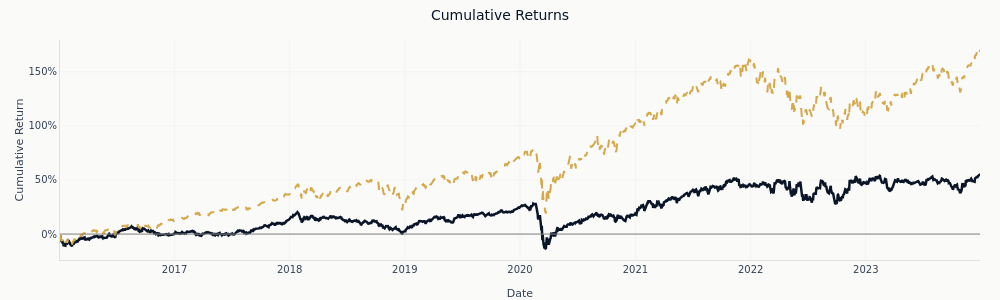
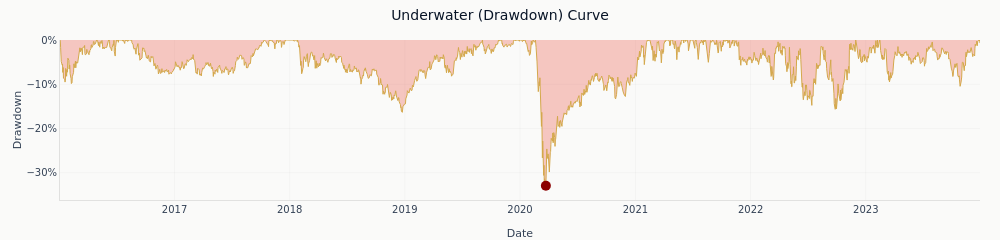
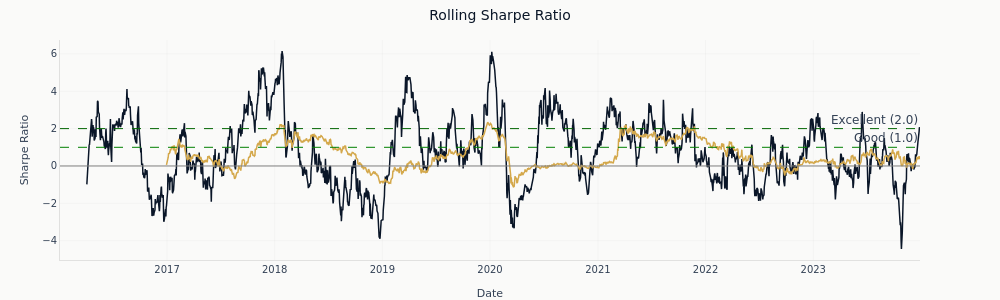
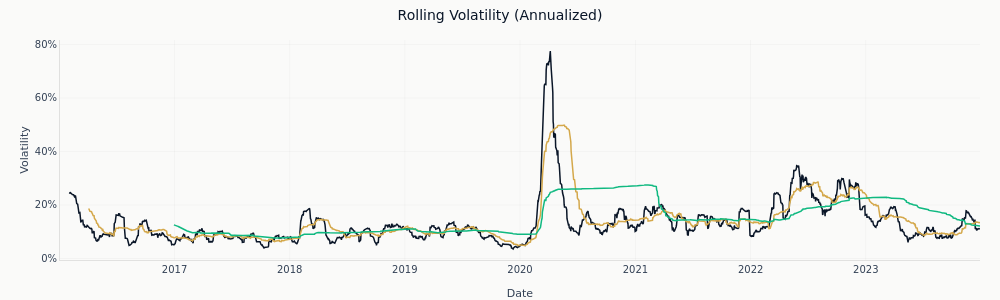

Notebook code for these charts, in order:
### Markdown cell above
## 10. The HRP series on its own terms

The table above compares allocators to each other. The dashboard below looks at one of them -
HRP - the way an investor would: cumulative growth against SPY, the underwater curve, rolling
Sharpe, and the monthly return grid. Its metrics come from the same return series as the table,
so the two agree to rounding; what it adds is the path behind the summary statistics.

### Code cell
hrp_returns_series = portfolio_returns["HRP"].dropna()
spy_returns_series = returns["SPY"].reindex(hrp_returns_series.index).dropna()
common_idx = hrp_returns_series.index.intersection(spy_returns_series.index)

hrp_analysis = PortfolioAnalysis(
    returns=hrp_returns_series.loc[common_idx].to_numpy(),
    benchmark=spy_returns_series.loc[common_idx].to_numpy(),
    dates=common_idx,
    risk_free=0.0,
    periods_per_year=252,
)

hrp_tear_sheet = create_portfolio_dashboard(hrp_analysis)

for dashboard_figure in hrp_tear_sheet.figures.values():
    dashboard_figure.update_layout(
        paper_bgcolor=COLORS["bg_light"],
        plot_bgcolor=COLORS["bg_light"],
        font_color=COLORS["neutral"],
    )

rolling_beta_figure = hrp_tear_sheet.figures["Rolling Beta"]
rolling_beta_figure.update_layout(margin=dict(l=60, r=90, t=40, b=40))
rolling_beta_figure.update_annotations(x=0.995, xanchor="right")

# Inline display: metrics summary + each constituent figure as a separate cell.
hrp_tear_sheet.show()

### Figure 1 — Plotly figure (JSON) as saved in the notebook; plotly's stock layout.template omitted (floating-point values rounded to 4 significant figures; data arrays with more than 128 entries replaced by an {"elided": "..."} marker saying what was removed)
{"data": [{"hovertemplate": "Date: %{x}<br>Return: %{y:.2%}<extra></extra>", "line": {"color": "#0a1628", "width": 2.5}, "mode": "lines", "name": "Strategy", "type": "scatter", "x": {"elided": "2012 str values"}, "y": {"elided": "2012 float values"}}, {"hovertemplate": "Date: %{x}<br>Return: %{y:.2%}<extra></extra>", "line": {"color": "#D4A84B", "dash": "dash", "width": 2.0}, "mode": "lines", "name": "Benchmark", "type": "scatter", "x": {"elided": "2012 str values"}, "y": {"elided": "2012 float values"}}], "layout": {"font": {"color": "#334155", "family": "DM Sans, DejaVu Sans, sans-serif", "size": 12}, "height": 300, "hoverlabel": {"bgcolor": "white", "font": {"family": "DM Sans, DejaVu Sans, sans-serif", "size": 13}}, "hovermode": "x unified", "legend": {"x": 0.01, "xanchor": "left", "y": 0.99, "yanchor": "top"}, "margin": {"b": 40, "l": 60, "r": 20, "t": 40}, "paper_bgcolor": "#FAFAF9", "plot_bgcolor": "#FAFAF9", "shapes": [{"line": {"color": "gray", "dash": "solid", "width": 1}, "type": "line", "x0": 0, "x1": 1, "xref": "x domain", "y0": 0, "y1": 0, "yref": "y"}], "showlegend": false, "title": {"text": "Cumulative Returns"}, "width": 1000, "xaxis": {"gridcolor": "rgba(0,0,0,0.06)", "linecolor": "rgba(0,0,0,0.1)", "title": {"text": "Date"}, "zeroline": false}, "yaxis": {"gridcolor": "rgba(0,0,0,0.06)", "linecolor": "rgba(0,0,0,0.1)", "tickformat": ".0%", "title": {"text": "Cumulative Return"}, "zeroline": false}}}

### Figure 2 — Plotly figure (JSON) as saved in the notebook; plotly's stock layout.template omitted (floating-point values rounded to 4 significant figures; data arrays with more than 128 entries replaced by an {"elided": "..."} marker saying what was removed)
{"data": [{"fill": "tozeroy", "fillcolor": "rgba(231, 76, 60, 0.3)", "hovertemplate": "Date: %{x}<br>Drawdown: %{y:.2%}<extra></extra>", "line": {"color": "#D4A84B", "width": 1}, "mode": "lines", "name": "Drawdown", "type": "scatter", "x": {"elided": "2012 str values"}, "y": {"elided": "2012 float values"}}, {"hovertemplate": "Max Drawdown<br>Date: %{x}<br>DD: %{y:.2%}<extra></extra>", "marker": {"color": "darkred", "size": 10, "symbol": "circle"}, "mode": "markers", "name": "Max DD: -32.9%", "type": "scatter", "x": ["2020-03-23T00:00:00"], "y": [-0.3295]}], "layout": {"font": {"color": "#334155", "family": "DM Sans, DejaVu Sans, sans-serif", "size": 12}, "height": 240, "hoverlabel": {"bgcolor": "white", "font": {"family": "DM Sans, DejaVu Sans, sans-serif", "size": 13}}, "hovermode": "x unified", "legend": {"x": 0.99, "xanchor": "right", "y": 0.01, "yanchor": "bottom"}, "margin": {"b": 40, "l": 60, "r": 20, "t": 40}, "paper_bgcolor": "#FAFAF9", "plot_bgcolor": "#FAFAF9", "showlegend": false, "title": {"text": "Underwater (Drawdown) Curve"}, "width": 1000, "xaxis": {"gridcolor": "rgba(0,0,0,0.06)", "linecolor": "rgba(0,0,0,0.1)", "title": {"text": "Date"}, "zeroline": false}, "yaxis": {"gridcolor": "rgba(0,0,0,0.06)", "linecolor": "rgba(0,0,0,0.1)", "tickformat": ".0%", "title": {"text": "Drawdown"}, "zeroline": false}}}

### Figure 3 — Plotly figure (JSON) as saved in the notebook; plotly's stock layout.template omitted (floating-point values rounded to 4 significant figures; data arrays with more than 128 entries replaced by an {"elided": "..."} marker saying what was removed)
{"data": [{"hovertemplate": "63d Sharpe: %{y:.2f}<extra></extra>", "line": {"color": "#0a1628", "width": 1.5}, "mode": "lines", "name": "63d", "type": "scatter", "x": {"elided": "2012 str values"}, "y": {"elided": "2012 float values"}}, {"hovertemplate": "252d Sharpe: %{y:.2f}<extra></extra>", "line": {"color": "#D4A84B", "width": 1.5}, "mode": "lines", "name": "252d", "type": "scatter", "x": {"elided": "2012 str values"}, "y": {"elided": "2012 float values"}}], "layout": {"annotations": [{"showarrow": false, "text": "Good (1.0)", "x": 1, "xanchor": "right", "xref": "x domain", "y": 1, "yanchor": "bottom", "yref": "y"}, {"showarrow": false, "text": "Excellent (2.0)", "x": 1, "xanchor": "right", "xref": "x domain", "y": 2, "yanchor": "bottom", "yref": "y"}], "font": {"color": "#334155", "family": "DM Sans, DejaVu Sans, sans-serif", "size": 12}, "height": 300, "hoverlabel": {"bgcolor": "white", "font": {"family": "DM Sans, DejaVu Sans, sans-serif", "size": 13}}, "hovermode": "x unified", "legend": {"x": 0.01, "xanchor": "left", "y": 0.99, "yanchor": "top"}, "margin": {"b": 40, "l": 60, "r": 80, "t": 40}, "paper_bgcolor": "#FAFAF9", "plot_bgcolor": "#FAFAF9", "shapes": [{"line": {"color": "gray", "dash": "solid", "width": 1}, "type": "line", "x0": 0, "x1": 1, "xref": "x domain", "y0": 0, "y1": 0, "yref": "y"}, {"line": {"color": "green", "dash": "dash", "width": 1}, "type": "line", "x0": 0, "x1": 1, "xref": "x domain", "y0": 1, "y1": 1, "yref": "y"}, {"line": {"color": "darkgreen", "dash": "dash", "width": 1}, "type": "line", "x0": 0, "x1": 1, "xref": "x domain", "y0": 2, "y1": 2, "yref": "y"}], "showlegend": false, "title": {"text": "Rolling Sharpe Ratio"}, "width": 1000, "xaxis": {"gridcolor": "rgba(0,0,0,0.06)", "linecolor": "rgba(0,0,0,0.1)", "title": {"text": "Date"}, "zeroline": false}, "yaxis": {"gridcolor": "rgba(0,0,0,0.06)", "linecolor": "rgba(0,0,0,0.1)", "title": {"text": "Sharpe Ratio"}, "zeroline": false}}}

### Figure 4 — Plotly figure (JSON) as saved in the notebook; plotly's stock layout.template omitted (floating-point values rounded to 4 significant figures; data arrays with more than 128 entries replaced by an {"elided": "..."} marker saying what was removed)
{"data": [{"hovertemplate": "21d Vol: %{y:.2%}<extra></extra>", "line": {"color": "#0a1628", "width": 1.5}, "mode": "lines", "name": "21d", "type": "scatter", "x": {"elided": "2012 str values"}, "y": {"elided": "2012 float values"}}, {"hovertemplate": "63d Vol: %{y:.2%}<extra></extra>", "line": {"color": "#D4A84B", "width": 1.5}, "mode": "lines", "name": "63d", "type": "scatter", "x": {"elided": "2012 str values"}, "y": {"elided": "2012 float values"}}, {"hovertemplate": "252d Vol: %{y:.2%}<extra></extra>", "line": {"color": "#10b981", "width": 1.5}, "mode": "lines", "name": "252d", "type": "scatter", "x": {"elided": "2012 str values"}, "y": {"elided": "2012 float values"}}], "layout": {"font": {"color": "#334155", "family": "DM Sans, DejaVu Sans, sans-serif", "size": 12}, "height": 300, "hoverlabel": {"bgcolor": "white", "font": {"family": "DM Sans, DejaVu Sans, sans-serif", "size": 13}}, "hovermode": "x unified", "legend": {"x": 0.99, "xanchor": "right", "y": 0.99, "yanchor": "top"}, "margin": {"b": 40, "l": 60, "r": 20, "t": 40}, "paper_bgcolor": "#FAFAF9", "plot_bgcolor": "#FAFAF9", "showlegend": false, "title": {"text": "Rolling Volatility (Annualized)"}, "width": 1000, "xaxis": {"gridcolor": "rgba(0,0,0,0.06)", "linecolor": "rgba(0,0,0,0.1)", "title": {"text": "Date"}, "zeroline": false}, "yaxis": {"gridcolor": "rgba(0,0,0,0.06)", "linecolor": "rgba(0,0,0,0.1)", "tickformat": ".0%", "title": {"text": "Volatility"}, "zeroline": false}}}
